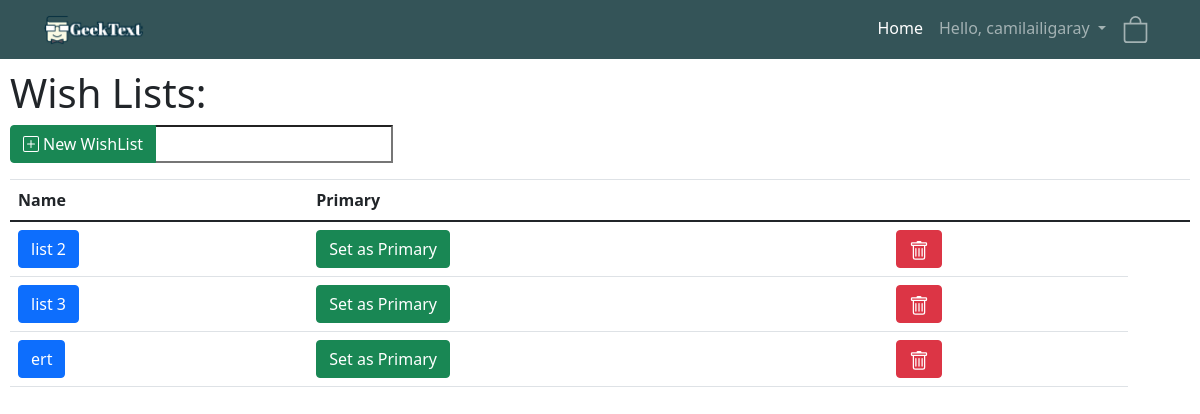
/wishlist/ (signed in), run on an earlier commit of the app's database.
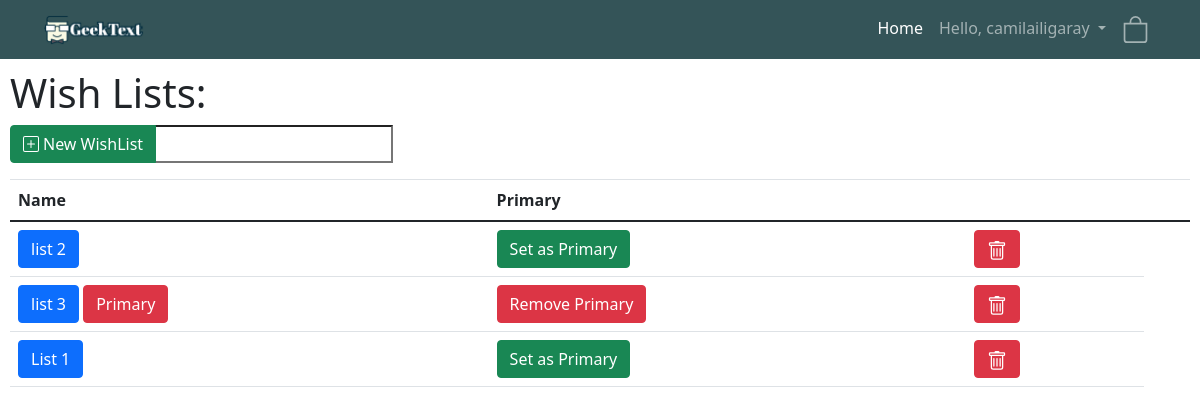
And on a later commit of the database.
### wishlist/models.py (models this page shows, shortened)
class WishList(models.Model):
    name = models.CharField(max_length=200)
    primary = models.BooleanField(default=False)
    user = models.ForeignKey(User, on_delete=models.CASCADE, related_name="wishlist", null=True)
    book = models.ManyToManyField(Book, related_name="bookwish")

### wishlist/views.py (the view, shortened to what this page needs)
# urls.py: path('wishlist/', include("wishlist.urls")),  # this connects to the urls.py inside the app wishlist
def wishlist(response):  # good to go
    wl = WishList.objects.filter(user=response.user)
    counter = 0
    counter2 = 0
    return render(response, "wishlist/wishlisthome.html", {"wl": wl})

### wishlist/templates/wishlist/wishlisthome.html (shortened to what this page needs)
{% extends 'onlinelibrary/base.html' %}
{% block content%}
<h1>Wish Lists:</h1>
<form  action="http://127.0.0.1:8000/wishlist/" method="post">
    <div class="input-group mb-3">
        <div class="input-group-prepend">
            <button type="submit", name="new", class="btn btn-success", value="new">
                New WishList
            </button>
        </div>
        <input name="new" type="text">
    </div>
</form>
<table class="table">
    <thead>
            <th>Name</th>
            <th>Primary</th>
            <th></th>
            <th></th>
    </thead>
        {% for list in wl %}
        <tr>
            <td>
                <button onclick="window.location.href='http://127.0.0.1:8000/wishlist/{{list.id}}';" type="button" class="btn btn-primary">
                    {{list.name}}
                </button>
                {% if list.primary == True %}
                    <button type="button" class="btn btn-danger">Primary</button>
                {% endif %}
            </td>
            <td>
                {% if list.primary == False %}
                <form action="{% url 'set_primary' list.id %}" method="POST">
                    <button type="submit", name="Confirm", class="btn btn-success", value="new">Set as Primary</button>
                </form>
                {% endif %}
                {% if list.primary == True %}
                <form action="{% url 'remove_primary' %}" method="POST">
                    <button type="submit", name="Confirm", class="btn btn-danger", value="new">Remove Primary</button>
                </form>
                {% endif %}
            </td>
            <td>
                <button class="btn btn-danger" onclick="window.location.href='http://127.0.0.1:8000/wishlist/delete/{{list.id}}';" type="button">
                </button>
            </td>
        </tr>
        {% endfor %}
</table>
{% endblock%}

What changed in the data, as far as the page shows it:
removed WishList: name "ert", primary "Set as Primary"
changed WishList "list 3": primary "Set as Primary" → "Primary Remove Primary"
added WishList: name "List 1", primary "Set as Primary"
